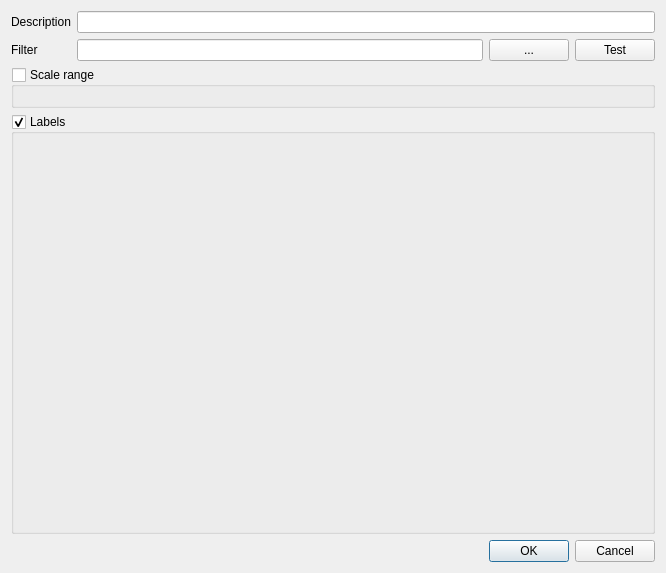
<?xml version="1.0" encoding="UTF-8"?>
<ui version="4.0">
 <class>LabelingRulePropsDialog</class>
 <widget class="QDialog" name="LabelingRulePropsDialog">
  <property name="geometry">
   <rect>
    <x>0</x>
    <y>0</y>
    <width>666</width>
    <height>573</height>
   </rect>
  </property>
  <property name="windowTitle">
   <string>Rule properties</string>
  </property>
  <layout class="QVBoxLayout" name="verticalLayout">
   <item>
    <layout class="QFormLayout" name="formLayout">
     <property name="fieldGrowthPolicy">
      <enum>QFormLayout::ExpandingFieldsGrow</enum>
     </property>
     <item row="0" column="0">
      <widget class="QLabel" name="label_1">
       <property name="text">
        <string>Description</string>
       </property>
      </widget>
     </item>
     <item row="0" column="1">
      <widget class="QLineEdit" name="editDescription"/>
     </item>
     <item row="1" column="0">
      <widget class="QLabel" name="label_5">
       <property name="text">
        <string>Filter</string>
       </property>
      </widget>
     </item>
     <item row="1" column="1">
      <layout class="QHBoxLayout" name="horizontalLayout">
       <item>
        <widget class="QLineEdit" name="editFilter"/>
       </item>
       <item>
        <widget class="QPushButton" name="btnExpressionBuilder">
         <property name="sizePolicy">
          <sizepolicy hsizetype="Minimum" vsizetype="Fixed">
           <horstretch>0</horstretch>
           <verstretch>0</verstretch>
          </sizepolicy>
         </property>
         <property name="text">
          <string>...</string>
         </property>
        </widget>
       </item>
       <item>
        <widget class="QPushButton" name="btnTestFilter">
         <property name="text">
          <string>Test</string>
         </property>
        </widget>
       </item>
      </layout>
     </item>
    </layout>
   </item>
   <item>
    <widget class="QGroupBox" name="groupScale">
     <property name="title">
      <string>Scale range</string>
     </property>
     <property name="checkable">
      <bool>true</bool>
     </property>
     <property name="checked">
      <bool>false</bool>
     </property>
     <layout class="QHBoxLayout" name="horizontalLayout_2">
      <item>
       <widget class="QgsScaleRangeWidget" name="mScaleRangeWidget" native="true">
        <property name="toolTip">
         <string/>
        </property>
        <property name="whatsThis">
         <string/>
        </property>
       </widget>
      </item>
     </layout>
    </widget>
   </item>
   <item>
    <widget class="QGroupBox" name="groupSettings">
     <property name="sizePolicy">
      <sizepolicy hsizetype="Preferred" vsizetype="Expanding">
       <horstretch>0</horstretch>
       <verstretch>0</verstretch>
      </sizepolicy>
     </property>
     <property name="title">
      <string>Labels</string>
     </property>
     <property name="checkable">
      <bool>true</bool>
     </property>
    </widget>
   </item>
   <item>
    <widget class="QDialogButtonBox" name="buttonBox">
     <property name="orientation">
      <enum>Qt::Horizontal</enum>
     </property>
     <property name="standardButtons">
      <set>QDialogButtonBox::Cancel|QDialogButtonBox::Ok</set>
     </property>
    </widget>
   </item>
  </layout>
 </widget>
 <customwidgets>
  <customwidget>
   <class>QgsScaleRangeWidget</class>
   <extends>QWidget</extends>
   <header>qgsscalerangewidget.h</header>
  </customwidget>
 </customwidgets>
 <tabstops>
  <tabstop>editDescription</tabstop>
  <tabstop>editFilter</tabstop>
  <tabstop>btnExpressionBuilder</tabstop>
  <tabstop>btnTestFilter</tabstop>
  <tabstop>groupScale</tabstop>
  <tabstop>groupSettings</tabstop>
  <tabstop>buttonBox</tabstop>
 </tabstops>
 <resources/>
 <connections/>
</ui>
